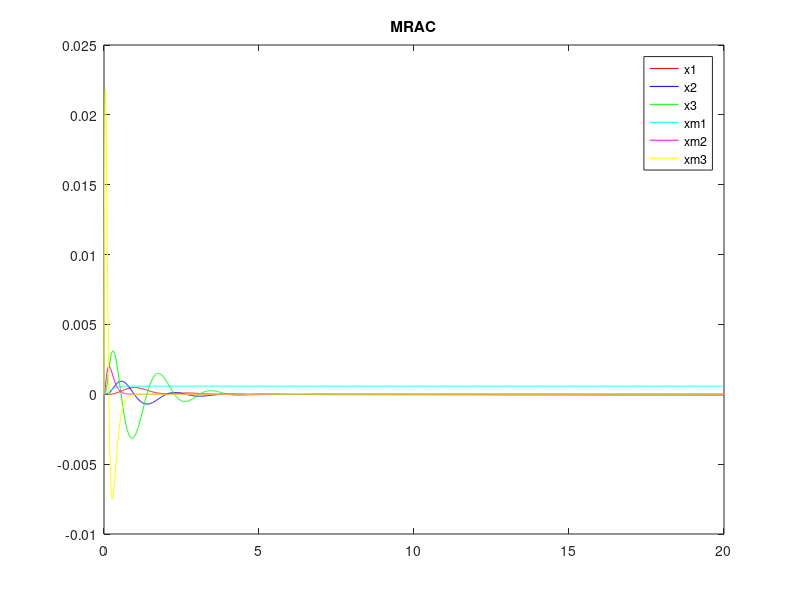

Reproduce this figure in MATLAB.
%MRAC
clear;clc;
totaltime=20;
delta=0.01;
totalstep=totaltime/delta;
%select para.
Q=[0.0001 0 0;0 1 0;0 0 1000];
pole=conv([1 13],conv([1 12],[1 11]));
Am=[0 1 0;0 0 1;-pole(4) -pole(3) -pole(2)];bm=1;%model
A=[0 1 0;0 0 1;-12 -4 -3];b=1;%real sys.
P=lyap(Am,Q);
gamma0=1;gamma1=1;gamma2=1;gamma3=1;

%model
xm1(1)=0;xm2(1)=0;xm3(1)=0;
for k=1:totalstep
    r(k)=1;
    xm1_dot(k)=xm2(k);
    xm2_dot(k)=xm3(k);
    xm3_dot(k)=Am(3,1)*xm1(k)+Am(3,2)*xm2(k)+Am(3,3)*xm3(k)+bm*r(k);
    xm1(k+1)=xm1(k)+xm1_dot(k)*delta;
    xm2(k+1)=xm2(k)+xm2_dot(k)*delta;
    xm3(k+1)=xm3(k)+xm3_dot(k)*delta;
end

%real sys.
theta0(1)=0;theta1(1)=0;theta2(1)=0;theta3(1)=0;
x1(1)=0;x2(1)=0;x3(1)=0;
for k=1:totalstep
    
    u(k)=theta0(k)*r(k)+theta1(k)*x1(k)+theta2(k)*x2(k)+theta3(k)*x3(k);
    
    x1_dot(k)=x2(k);
    x2_dot(k)=x3(k);
    x3_dot(k)=A(3,1)*x1(k)+A(3,2)*x2(k)+A(3,3)*x3(k)+1*u(k);
    x1(k+1)=x1(k)+x1_dot(k)*delta;
    x2(k+1)=x2(k)+x2_dot(k)*delta;
    x3(k+1)=x3(k)+x3_dot(k)*delta;
    
    
    e1(k)=xm1(k)-x1(k);
    e2(k)=xm2(k)-x2(k);
    e3(k)=xm3(k)-x3(k);
    zeta(k)=0.5*(P(1,3)*e1(k)+P(2,3)*e2(k)+P(3,3)*e3(k));
    theta0_dot(k)=zeta(k)*r(k)/(b*gamma0);
    theta1_dot(k)=zeta(k)*x1(k)/(b*gamma1);
    theta2_dot(k)=zeta(k)*x2(k)/(b*gamma2);
    theta3_dot(k)=zeta(k)*x3(k)/(b*gamma3);
    
    theta0(k+1)=theta0(k)+theta0_dot(k)*delta;
    theta1(k+1)=theta1(k)+theta1_dot(k)*delta;
    theta2(k+1)=theta2(k)+theta2_dot(k)*delta;
    theta3(k+1)=theta3(k)+theta3_dot(k)*delta;
    
end


plot([0:1:totalstep]*delta,x1,'r');hold on;
plot([0:1:totalstep]*delta,x2,'b');hold on;
plot([0:1:totalstep]*delta,x3,'g');hold on;
plot([0:1:totalstep]*delta,xm1,'c');hold on;
plot([0:1:totalstep]*delta,xm2,'m');hold on;
plot([0:1:totalstep]*delta,xm3,'y');hold on;
legend('x1','x2','x3','xm1','xm2','xm3');
title('MRAC');